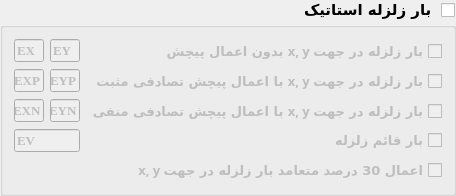
                <widget class="QGroupBox" name="grBox_T1_GB1_5">
                 <property name="font">
                  <font>
                   <family>B Nazanin</family>
                   <pointsize>11</pointsize>
                   <weight>75</weight>
                   <bold>true</bold>
                  </font>
                 </property>
                 <property name="layoutDirection">
                  <enum>Qt::RightToLeft</enum>
                 </property>
                 <property name="title">
                  <string>بار زلزله استاتیک</string>
                 </property>
                 <property name="checkable">
                  <bool>true</bool>
                 </property>
                 <property name="checked">
                  <bool>false</bool>
                 </property>
                 <layout class="QGridLayout" name="gridLayout_5">
                  <item row="4" column="0">
                   <widget class="QCheckBox" name="chBox_T1_GB1_GB5_5">
                    <property name="font">
                     <font>
                      <family>B Nazanin</family>
                      <pointsize>10</pointsize>
                      <weight>75</weight>
                      <bold>true</bold>
                     </font>
                    </property>
                    <property name="text">
                     <string> x, y اعمال 30 درصد متعامد بار زلزله در جهت</string>
                    </property>
                    <property name="checked">
                     <bool>false</bool>
                    </property>
                   </widget>
                  </item>
                  <item row="1" column="0">
                   <widget class="QCheckBox" name="chBox_T1_GB1_GB5_2">
                    <property name="font">
                     <font>
                      <family>B Nazanin</family>
                      <pointsize>10</pointsize>
                      <weight>75</weight>
                      <bold>true</bold>
                     </font>
                    </property>
                    <property name="text">
                     <string>با اعمال پیچش تصادفی مثبت x, y بار زلزله در جهت</string>
                    </property>
                    <property name="checked">
                     <bool>false</bool>
                    </property>
                   </widget>
                  </item>
                  <item row="0" column="0">
                   <widget class="QCheckBox" name="chBox_T1_GB1_GB5_1">
                    <property name="font">
                     <font>
                      <family>B Nazanin</family>
                      <pointsize>10</pointsize>
                      <weight>75</weight>
                      <bold>true</bold>
                     </font>
                    </property>
                    <property name="text">
                     <string>بدون اعمال پیچش x, y بار زلزله در جهت</string>
                    </property>
                    <property name="checked">
                     <bool>false</bool>
                    </property>
                   </widget>
                  </item>
                  <item row="1" column="1">
                   <widget class="QLineEdit" name="liEdit_T1_GB1_GB5_4">
                    <property name="minimumSize">
                     <size>
                      <width>30</width>
                      <height>0</height>
                     </size>
                    </property>
                    <property name="maximumSize">
                     <size>
                      <width>30</width>
                      <height>16777215</height>
                     </size>
                    </property>
                    <property name="font">
                     <font>
                      <family>Times New Roman</family>
                      <pointsize>10</pointsize>
                      <weight>75</weight>
                      <bold>true</bold>
                     </font>
                    </property>
                    <property name="text">
                     <string>EYP</string>
                    </property>
                   </widget>
                  </item>
                  <item row="2" column="2">
                   <widget class="QLineEdit" name="liEdit_T1_GB1_GB5_5">
                    <property name="minimumSize">
                     <size>
                      <width>30</width>
                      <height>0</height>
                     </size>
                    </property>
                    <property name="maximumSize">
                     <size>
                      <width>30</width>
                      <height>16777215</height>
                     </size>
                    </property>
                    <property name="font">
                     <font>
                      <family>Times New Roman</family>
                      <pointsize>10</pointsize>
                      <weight>75</weight>
                      <bold>true</bold>
                     </font>
                    </property>
                    <property name="text">
                     <string>EXN</string>
                    </property>
                   </widget>
                  </item>
                  <item row="2" column="1">
                   <widget class="QLineEdit" name="liEdit_T1_GB1_GB5_6">
                    <property name="minimumSize">
                     <size>
                      <width>30</width>
                      <height>0</height>
                     </size>
                    </property>
                    <property name="maximumSize">
                     <size>
                      <width>30</width>
                      <height>16777215</height>
                     </size>
                    </property>
                    <property name="font">
                     <font>
                      <family>Times New Roman</family>
                      <pointsize>10</pointsize>
                      <weight>75</weight>
                      <bold>true</bold>
                     </font>
                    </property>
                    <property name="text">
                     <string>EYN</string>
                    </property>
                   </widget>
                  </item>
                  <item row="3" column="0">
                   <widget class="QCheckBox" name="chBox_T1_GB1_GB5_4">
                    <property name="font">
                     <font>
                      <family>B Nazanin</family>
                      <pointsize>10</pointsize>
                      <weight>75</weight>
                      <bold>true</bold>
                     </font>
                    </property>
                    <property name="text">
                     <string>بار قائم زلزله</string>
                    </property>
                    <property name="checked">
                     <bool>false</bool>
                    </property>
                   </widget>
                  </item>
                  <item row="3" column="1" colspan="2">
                   <widget class="QLineEdit" name="liEdit_T1_GB1_GB5_7">
                    <property name="minimumSize">
                     <size>
                      <width>50</width>
                      <height>0</height>
                     </size>
                    </property>
                    <property name="maximumSize">
                     <size>
                      <width>16777215</width>
                      <height>16777215</height>
                     </size>
                    </property>
                    <property name="font">
                     <font>
                      <family>Times New Roman</family>
                      <pointsize>10</pointsize>
                      <weight>75</weight>
                      <bold>true</bold>
                     </font>
                    </property>
                    <property name="text">
                     <string>EV</string>
                    </property>
                   </widget>
                  </item>
                  <item row="0" column="2">
                   <widget class="QLineEdit" name="liEdit_T1_GB1_GB5_1">
                    <property name="minimumSize">
                     <size>
                      <width>30</width>
                      <height>0</height>
                     </size>
                    </property>
                    <property name="maximumSize">
                     <size>
                      <width>30</width>
                      <height>16777215</height>
                     </size>
                    </property>
                    <property name="font">
                     <font>
                      <family>Times New Roman</family>
                      <pointsize>10</pointsize>
                      <weight>75</weight>
                      <bold>true</bold>
                     </font>
                    </property>
                    <property name="text">
                     <string>EX</string>
                    </property>
                   </widget>
                  </item>
                  <item row="0" column="1">
                   <widget class="QLineEdit" name="liEdit_T1_GB1_GB5_2">
                    <property name="minimumSize">
                     <size>
                      <width>30</width>
                      <height>0</height>
                     </size>
                    </property>
                    <property name="maximumSize">
                     <size>
                      <width>30</width>
                      <height>16777215</height>
                     </size>
                    </property>
                    <property name="font">
                     <font>
                      <family>Times New Roman</family>
                      <pointsize>10</pointsize>
                      <weight>75</weight>
                      <bold>true</bold>
                     </font>
                    </property>
                    <property name="text">
                     <string>EY</string>
                    </property>
                   </widget>
                  </item>
                  <item row="2" column="0">
                   <widget class="QCheckBox" name="chBox_T1_GB1_GB5_3">
                    <property name="font">
                     <font>
                      <family>B Nazanin</family>
                      <pointsize>10</pointsize>
                      <weight>75</weight>
                      <bold>true</bold>
                     </font>
                    </property>
                    <property name="text">
                     <string>با اعمال پیچش تصادفی منفی x, y بار زلزله در جهت</string>
                    </property>
                    <property name="checked">
                     <bool>false</bool>
                    </property>
                   </widget>
                  </item>
                  <item row="1" column="2">
                   <widget class="QLineEdit" name="liEdit_T1_GB1_GB5_3">
                    <property name="minimumSize">
                     <size>
                      <width>30</width>
                      <height>0</height>
                     </size>
                    </property>
                    <property name="maximumSize">
                     <size>
                      <width>30</width>
                      <height>16777215</height>
                     </size>
                    </property>
                    <property name="font">
                     <font>
                      <family>Times New Roman</family>
                      <pointsize>10</pointsize>
                      <weight>75</weight>
                      <bold>true</bold>
                     </font>
                    </property>
                    <property name="text">
                     <string>EXP</string>
                    </property>
                   </widget>
                  </item>
                 </layout>
                </widget>
